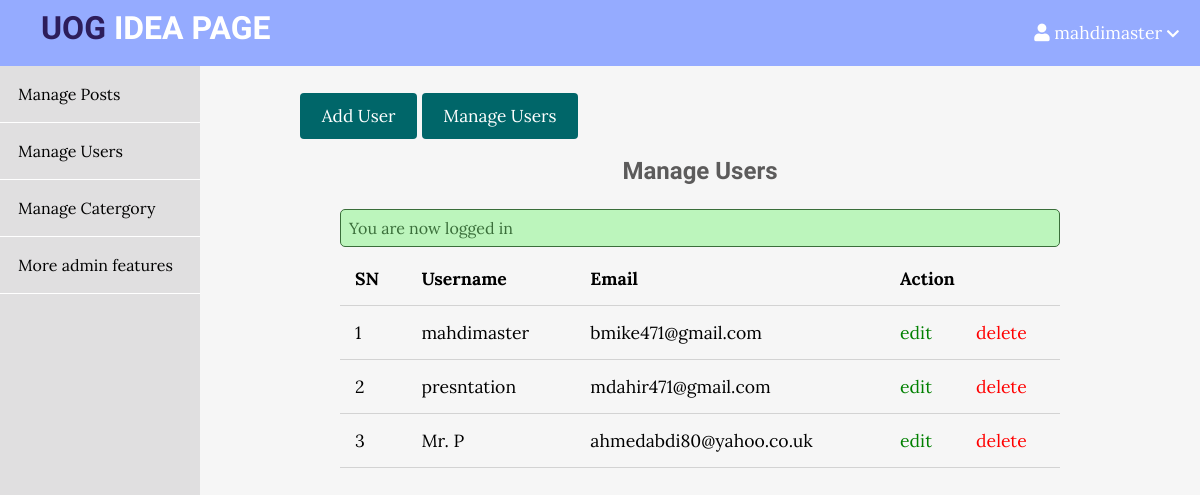
The app's page /admin/users/index.php (signed in) with its own data.
### tables this page shows
CREATE TABLE `users` (
  `id` int(11) NOT NULL,
  `admin` tinyint(4) NOT NULL,
  `username` varchar(255) NOT NULL,
  `email` varchar(255) NOT NULL,
  `password` varchar(255) NOT NULL,
  `created_at` timestamp NOT NULL DEFAULT current_timestamp()
);

### app/controllers/users.php (called while the page is built, shortened)
<?php
include(ROOT_PATH . "/app/database/db.php");
$table = 'users';
$admin_users = selectAll($table);

### app/database/db.php (called while the page is built, shortened)
<?php
require('connect.php');
function selectAll($table, $conditions = [])
{
    global $conn;
    $sql = "SELECT * FROM $table";
    if (empty($conditions)) {
        $stmt = $conn->prepare($sql);
        $stmt->execute();
        $records = $stmt->get_result()->fetch_all(MYSQLI_ASSOC);
        return $records;
    }
}

### admin/users/index.php (the view, shortened to what this page needs)
<?php include(ROOT_PATH . "/app/controllers/users.php");
?>
<!DOCTYPE html>
<html lang="en">
<head>
    <link rel="stylesheet" href="https://use.fontawesome.com/releases/v5.7.2/css/all.css">
    <link rel="stylesheet" href="../../assets/css/style.css">
    <link rel="stylesheet" href="../../assets/css/admin2.css">
</head>
<body>
    <?php include(ROOT_PATH . "/app/includes/adminHeader.php"); ?>
    <div class="admin-wrapper">
        <?php include(ROOT_PATH . "/app/includes/adminSidebar.php"); ?>
        <div class="admin-content">
            <div class="button-group">
                <a href="create.php" class="btn btn-big">Add User</a>
                <a href="index.php" class="btn btn-big">Manage Users</a>
            </div>
            <div class="content">
                <h2 class="page-title">Manage Users</h2>
                <?php include(ROOT_PATH . "/app/includes/messages.php"); ?>
                <table>
                    <thead>
                        <th>SN</th>
                        <th>Username</th>
                        <th>Email</th>
                        <th colspan="2">Action</th>
                    </thead>
                    <tbody>
                        <?php foreach ($admin_users as $key => $user) : ?>
                            <tr>
                                <td><?php echo $key + 1; ?></td>
                                <td><?php echo $user['username']; ?></td>
                                <td><?php echo $user['email']; ?></td>
                                <td><a href="edit.php?id=<?php echo $user['id']; ?>" class="edit">edit</a></td>
                                <td><a href="index.php?delete_id=<?php echo $user['id']; ?>" class="delete">delete</a></td>
                            </tr>
                        <?php endforeach; ?>
                    </tbody>
                </table>
            </div>
        </div>
    </div>
</body>
</html>

### assets/css/style.css (style rules this page uses)
* { box-sizing: border-box }
html, body { height: 100%; padding: 0px; margin: 0px; background: #f6f6f6; font-family: 'Lora', serif; }
h1, h2, h3, h4, h5, h6 { font-family: 'Candal', serif; color: #5c5b5b; margin: 5px; }
a { text-decoration: none; color: inherit; }
.btn { padding: .5rem 1rem; background: #006669; color: white; border: 1px solid transparent; border-radius: .25rem; font-size: 1.08em; font-family: 'Lora', serif; }
.btn-big { padding: .7rem 1.3rem; line-height: 1.3rem; }
.content { width: 90%; margin: 30px auto 30px; }

### assets/css/admin2.css (style rules this page uses)
.admin-wrapper { display: flex; height: calc(100% - 66px); }
.admin-wrapper .admin-content { flex: 8; height: 100%; padding: 40px 100px 100px; overflow-y: scroll; }
.admin-content .page-title { text-align: center; margin-bottom: 1.5rem; }
table { width: 100%; border-collapse: collapse; font-size: 1.1rem; }
th, td { padding: 15px; text-align: left; border-bottom: 1px solid #d3d3d3; }
.edit { color: green; }
.delete { color: red; }

### records on screen
users: username "mahdimaster", email "bmike471@gmail.com"
users: username "presntation", email "mdahir471@gmail.com"
users: username "Mr. P", email "ahmedabdi80@yahoo.co.uk"

### other values on screen
$_SESSION['username'] "mahdimaster"
$_SESSION['message'] "You are now logged in"
